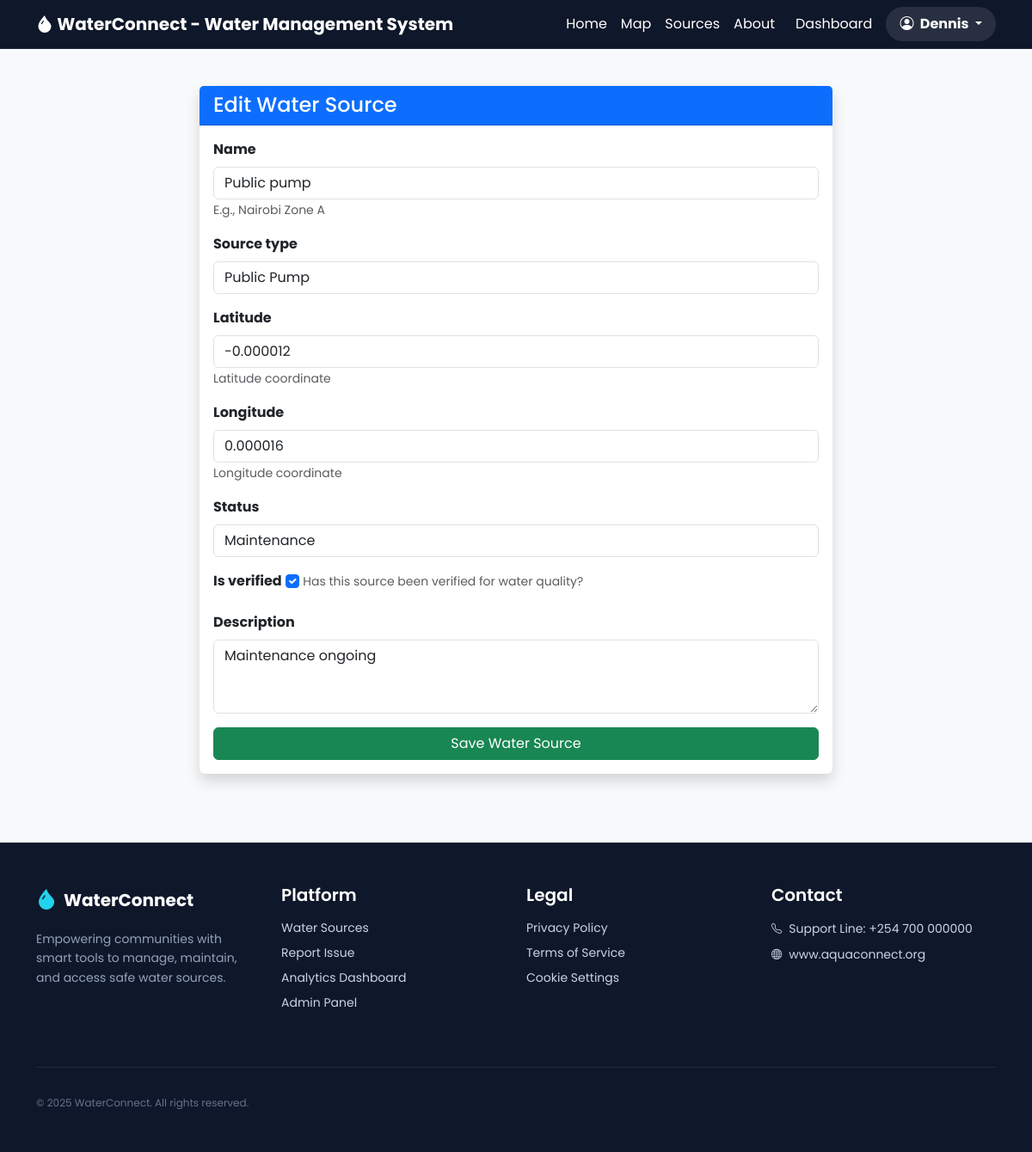
The app's page /sources/edit/1/ (signed in), older data.
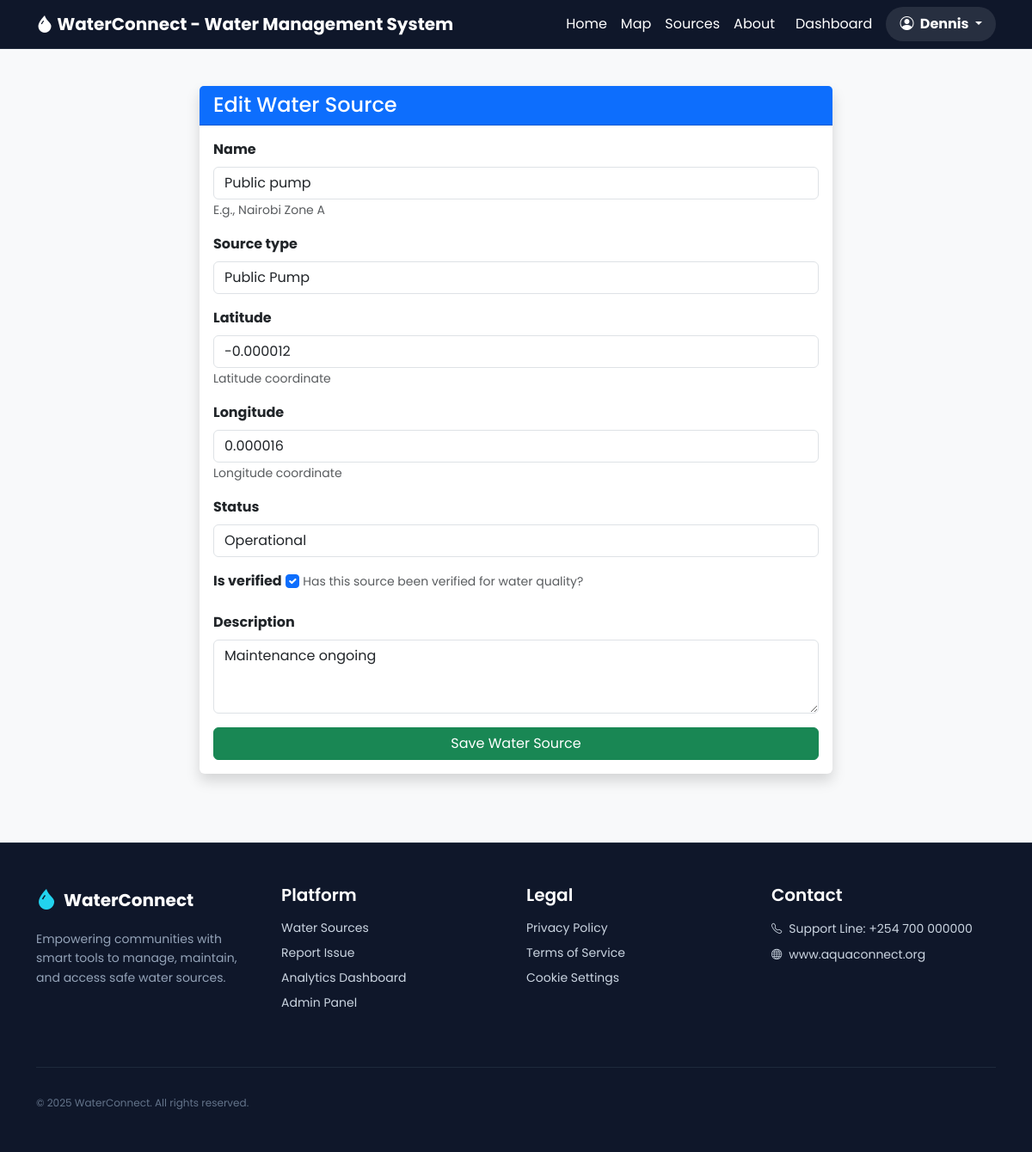
The same page, newer data.
### waterapp/models.py (models this page shows, shortened)
class WaterSource(models.Model):
    SOURCE_TYPES = [
        ('B', 'Borehole'),
        ('W', 'Well'),
        ('T', 'Tap'),
        ('R', 'River Intake'),
        ('P', 'Public Pump'),
    ]
    STATUS_CHOICES = [
        ('O', 'Operational'),
        ('M', 'Maintenance'),
        ('B', 'Broken/Non-Operational'),
        ('C', 'Contaminated'),
    ]
    name = models.CharField(max_length=100, help_text="E.g., Nairobi Zone A")
    source_type = models.CharField(max_length=1, choices=SOURCE_TYPES)
    latitude = models.DecimalField(max_digits=9, decimal_places=6, help_text="Latitude coordinate")
    longitude = models.DecimalField(max_digits=9, decimal_places=6, help_text="Longitude coordinate")
    status = models.CharField(max_length=1, choices=STATUS_CHOICES, default='O')
    is_verified = models.BooleanField(default=False, help_text="Has this source been verified for water quality?")
    installation_date = models.DateField(default=timezone.now)
    description = models.TextField(blank=True)
    last_updated = models.DateTimeField(auto_now=True)

### waterapp/views.py (the view)
# urls.py: path('sources/edit/<int:pk>/', views.water_source_create_update, name='water_source_update'),
@login_required
def water_source_create_update(request, pk=None):
    if pk:
        source = get_object_or_404(WaterSource, pk=pk)
    else:
        source = None
    if request.method == 'POST':
        form = WaterSourceForm(request.POST, instance=source)
        if form.is_valid():
            form.save()
            return redirect('water_source_list')
    else:
        form = WaterSourceForm(instance=source)
    return render(request, 'waterapp/water_source_form.html', {'form': form, 'source': source})

### waterapp/forms.py
class WaterSourceForm(forms.ModelForm):
    class Meta:
        model = WaterSource
        fields = ['name', 'source_type', 'latitude', 'longitude', 'status', 'is_verified', 'description']
        widgets = {
            'description': forms.Textarea(attrs={'rows': 3}),
        }
    def __init__(self, *args, **kwargs):
        super().__init__(*args, **kwargs)
        for field in self.fields:
            self.fields[field].widget.attrs.update({'class': 'form-control', 'placeholder': field.title()})
            if field == 'is_verified':
                self.fields[field].widget.attrs.update({'class': 'form-check-input'})

### templates/waterapp/water_source_form.html (shortened to what this page needs)
{% extends 'waterapp/base.html' %}
{% block content %}
<div class="container" style="padding-top: 100px;">
    <div class="row justify-content-center">
        <div class="col-md-8">
            <div class="card shadow border-0">
                <div class="card-header bg-primary text-white">
                    <h4 class="mb-0">{% if source %}Edit{% else %}Add New{% endif %} Water Source</h4>
                </div>
                <div class="card-body">
                    <form method="post">
                        {% for field in form %}
                        <div class="mb-3">
                            <label class="form-label fw-bold">{{ field.label }}</label>
                            {{ field }}
                            {% if field.help_text %}
                            <small class="text-muted">{{ field.help_text }}</small>
                            {% endif %}
                        </div>
                        {% endfor %}
                        <button type="submit" class="btn btn-success w-100">Save Water Source</button>
                    </form>
                </div>
            </div>
        </div>
    </div>
</div>
{% endblock %}

Row changes from the older to the newer data that the page shows:
changed WaterSource "Public pump": status "Maintenance" → "Operational"
